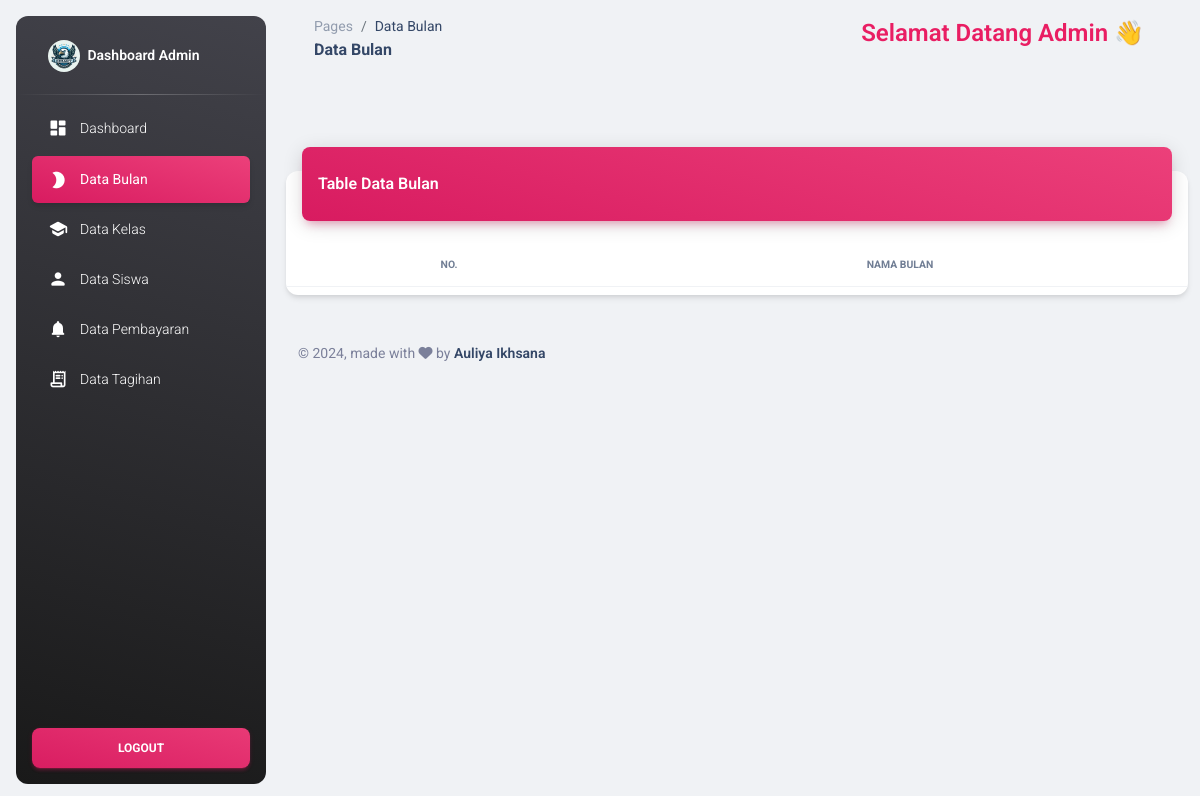
Page /admin/pages/bulan.php (signed in) on the earlier database version.
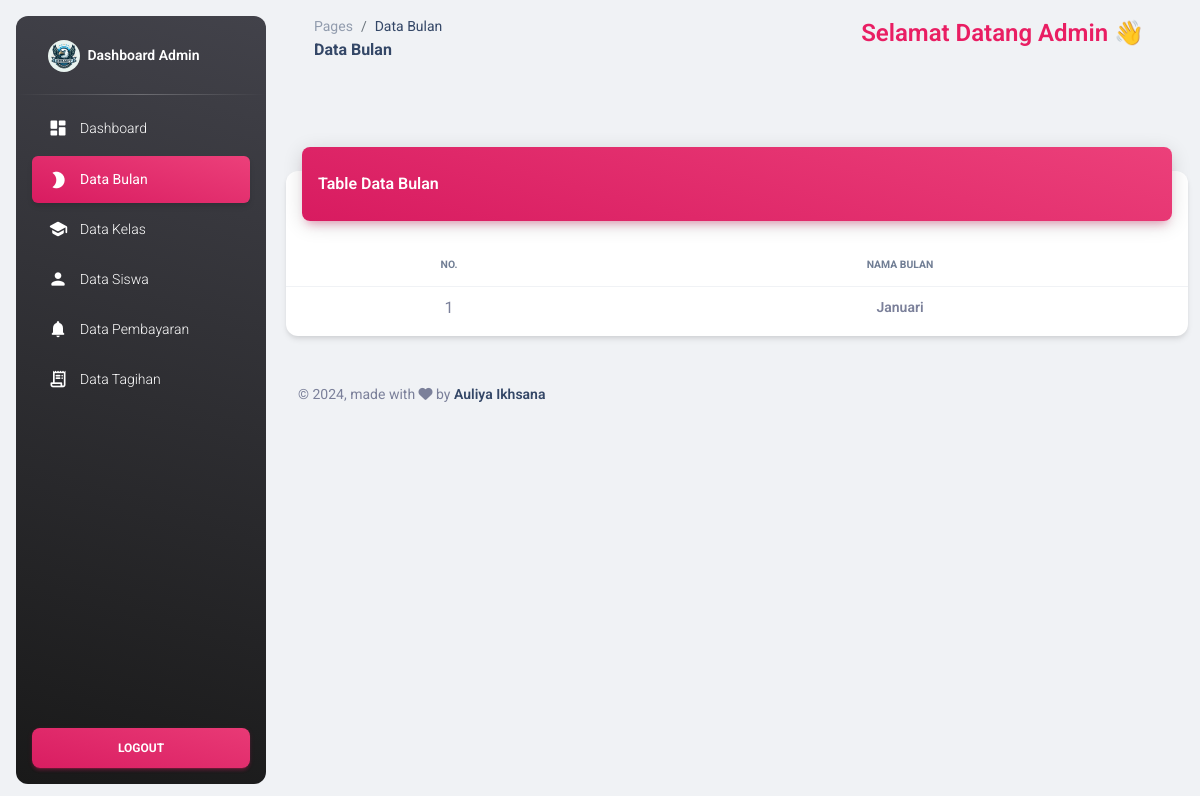
Same page on the later database version.
### tables this page shows
CREATE TABLE `bulan` (
  `id_bulan` int(11) NOT NULL,
  `nama_bulan` varchar(20) NOT NULL
);

### admin/pages/bulan.php (the view, shortened to what the changed rows need)
<?php
require "functions/koneksi.php";
$query = "SELECT * FROM bulan";
$hasil = $conn->query($query);
?>
<!DOCTYPE html>
<html lang="en">
<head>
  <link href="../assets/css/nucleo-icons.css" rel="stylesheet" />
  <link href="../assets/css/nucleo-svg.css" rel="stylesheet" />
  <link id="pagestyle" href="../assets/css/material-dashboard.css?v=3.1.0" rel="stylesheet" />
</head>
<body class="g-sidenav-show  bg-gray-200">
  <main class="main-content position-relative max-height-vh-100 h-100 border-radius-lg ">
    <div class="container-fluid py-4">
      <div class="row">
        <div class="col-12">
          <div class="card my-4">
            <div class="card-body px-0 pb-2">
              <div class="table-responsive p-0">
                <table class="table align-items-center mb-0">
                  <thead>
                    <tr>
                      <th class="text-center text-uppercase text-dark text-xxs font-weight-bolder opacity-7">No.</th>
                      <th class="text-center text-uppercase text-dark text-xxs font-weight-bolder opacity-7">Nama Bulan</th>
                    </tr>
                  </thead>
                  <tbody>
                    <?php $nom = 1;
                    ?>
                    <?php while ($bulan = $hasil->fetch_assoc()) :
                    ?>
                      <tr>
                        <td class="text-center"><?= $nom++ ?></td>
                        <td class="align-middle text-center text-sm text-bold"><?= $bulan['nama_bulan'] ?></td>
                      </tr>
                    <?php endwhile;
                    ?>
                  </tbody>
                </table>
              </div>
            </div>
          </div>
        </div>
      </div>
    </div>
  </main>
</body>
</html>

Differences in the rows shown:
added bulan: nama_bulan "Januari"
